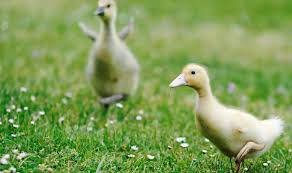
#> input picture ImageProcessing/simple.jpeg, 292 x 173 px
$ python smoothing.py
#> lines starting #> are read from the running program, lines starting #| are printed output that depends on the picture
import cv2
import numpy as np
from matplotlib import pyplot as plt

img = cv2.imread('simple.jpeg')
#> img is the input picture: shape (173, 292, 3); mean B, G, R 87.7, 157, 128.7

blur = cv2.blur(img,(5,5))
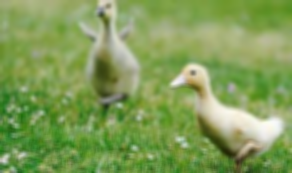
#> blur: shape (173, 292, 3); mean B, G, R 87.7, 157, 128.7
blur1 = cv2.GaussianBlur(img,(5,5),0)
plt.subplot(121),plt.imshow(img),plt.title('Original')
plt.xticks([]), plt.yticks([])
plt.subplot(122),plt.imshow(blur1),plt.title('Averaging')
plt.xticks([]), plt.yticks([])

cv2.imshow('guassian',blur1);

plt.xticks([]), plt.yticks([])
plt.show()
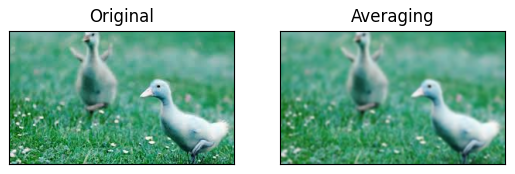
#> figure drawn by matplotlib, 2 panels; B, G, R data is drawn as R, G, B

$ run again, with ImageProcessing/Guassian.jpeg copied over ImageProcessing/simple.jpeg
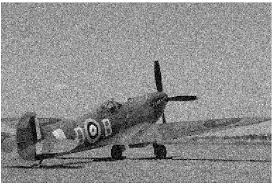
#> input picture ImageProcessing/Guassian.jpeg, 274 x 184 px
#> img is the input picture: shape (184, 274, 3); min 0, max 255, mean 143.2
#> `blur = cv2.blur(img,(5,5))`:
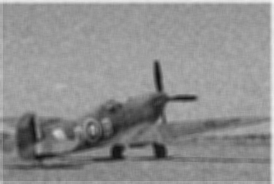
#> blur: shape (184, 274, 3); min 18, max 247, mean 142.7
#> `plt.show()`:
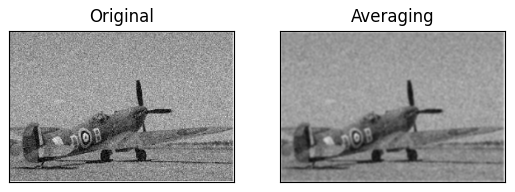
#> figure drawn by matplotlib, 2 panels

$ run again, with ImageProcessing/Pepper.jpeg copied over ImageProcessing/simple.jpeg
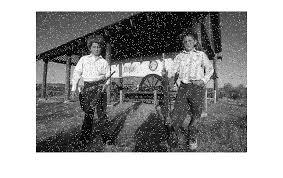
#> input picture ImageProcessing/Pepper.jpeg, 283 x 178 px
#> img is the input picture: shape (178, 283, 3); min 0, max 255, mean 157.5
#> `blur1 = cv2.GaussianBlur(img,(5,5),0)`:
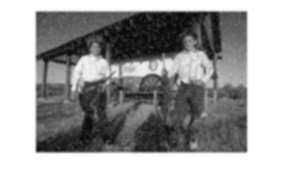
#> blur1: shape (178, 283, 3); min 9, max 255, mean 157.5
#> `plt.show()`:
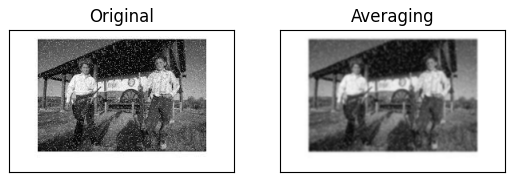
#> figure drawn by matplotlib, 2 panels
